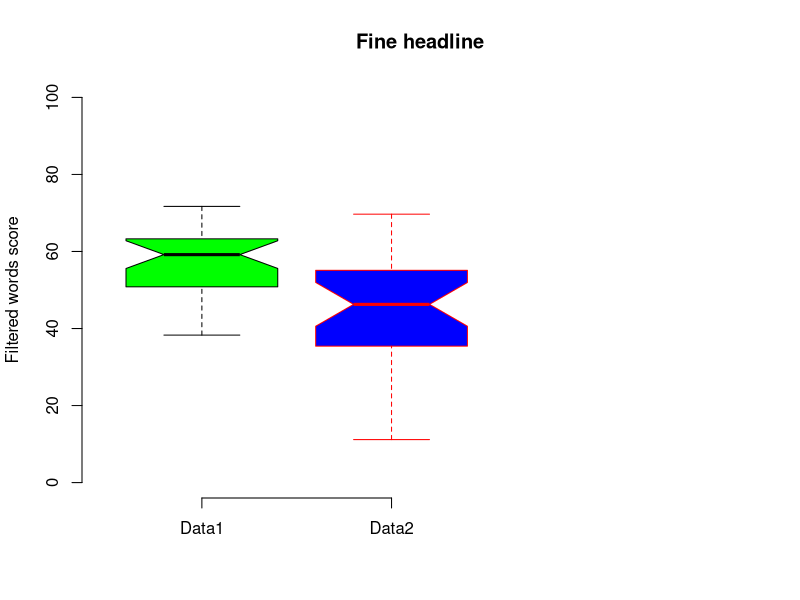

This chart was generated by the following R code:
# example of boxplot

# example using long format
data1 <- rnorm(30, mean = 60, sd = 12)   # generate data1 (will be random each time you run the code)
data2 <- rnorm(30, mean = 50, sd = 12)   # generate data2 (will be random each time you run the code)
data <- c(data1,data2)                   # combine the data into one long list
name <- rep(c('Data1','Data2'),c(30,30)) # make a list of 30 times "data" and 30 times "boxplot"


# Plot the box plot ----
# par(mai =  c(1, 1, 0.5, 0))
p <-boxplot(data ~ name,
            boxwex = 0.8,             # box width
            notch = TRUE,             # make a notch at the confidence intervals
            frame = FALSE,            # print the frame around the plot
            col = c('green', 'blue'), # box fill color (if there is only one color all the boxes will be the same)
            border = c('black', 'red'), # border of box color
            main = 'Fine headline', # title 
            xlab = '',              # xlable
            ylab = 'Filtered words score', # ylable
            ylim = c(0,100),        # range of the y axis (be careful with those, remove them if you have problems)
            xlim = c(0.5,3.8),      # range of the x axis (first group is 1 second is 2 and so on)
            horizontal = FALSE)     # plot the boxes horisontaly
